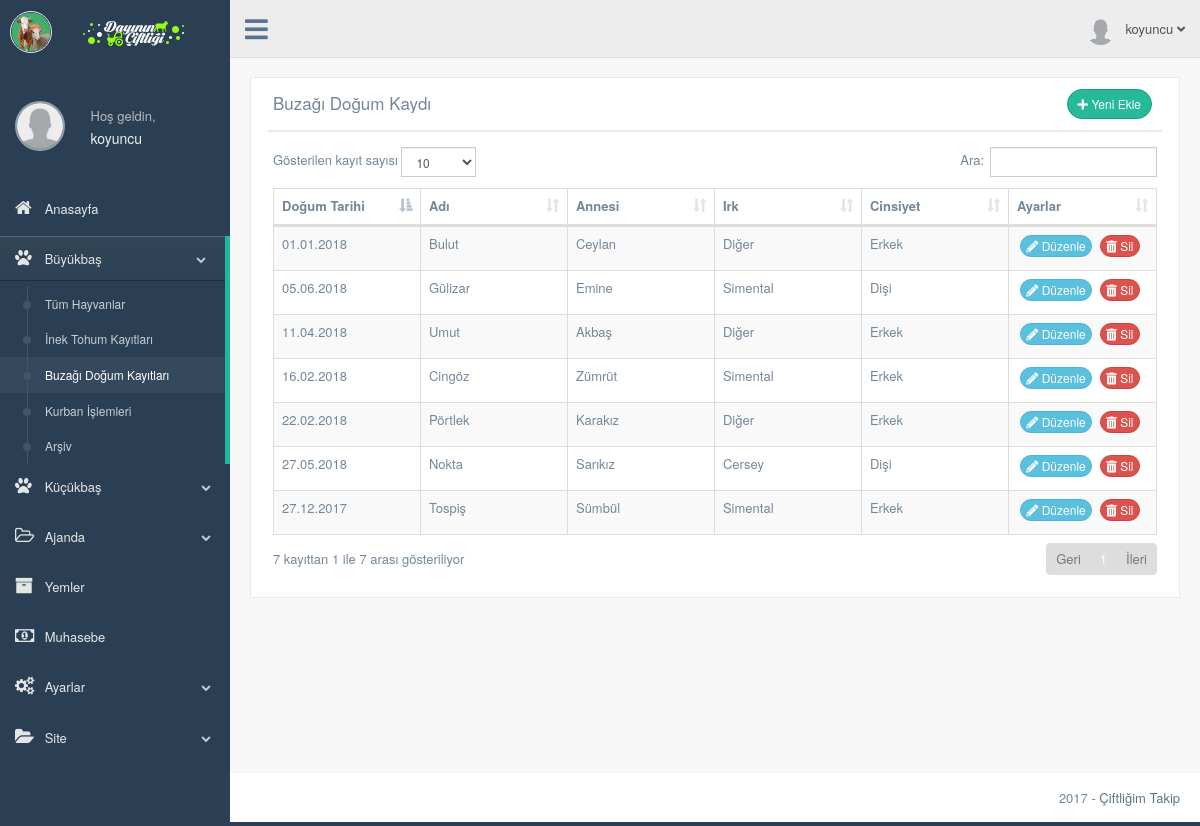
The app's page /production/buzagi-dogum.php (signed in) with its own data.
### tables this page shows
CREATE TABLE `kullanici` (
  `kullanici_id` int(11) NOT NULL,
  `kullanici_adi` varchar(50) NOT NULL,
  `kullanici_sifre` varchar(50) NOT NULL,
  `kullanici_adsoyad` varchar(50) NOT NULL DEFAULT 'Ad Soyad',
  `kullanici_eposta` varchar(50) NOT NULL,
  `kullanici_gorsel` varchar(250) NOT NULL DEFAULT 'images/kullanici/kullanici.png',
  `kullanici_kayittarihi` datetime NOT NULL,
  `kullanici_yetki` int(1) NOT NULL DEFAULT '2',
  `kullanici_durum` int(1) NOT NULL
);

CREATE TABLE `hayvan` (
  `hayvan_id` int(11) NOT NULL,
  `kullanici_id` int(11) NOT NULL,
  `hayvan_kupeno` varchar(50) NOT NULL,
  `hayvan_adi` varchar(25) DEFAULT NULL,
  `hayvan_irk` int(2) DEFAULT NULL,
  `hayvan_cinsiyet` int(1) DEFAULT NULL,
  `hayvan_kayittarihi` datetime NOT NULL DEFAULT CURRENT_TIMESTAMP,
  `hayvan_dogumtarihi` date DEFAULT NULL,
  `hayvan_olumtarihi` date DEFAULT NULL,
  `hayvan_alistarihi` date DEFAULT NULL,
  `hayvan_satistarihi` date DEFAULT NULL,
  `hayvan_alisfiyati` decimal(10,2) DEFAULT NULL,
  `hayvan_satisfiyati` decimal(10,2) DEFAULT NULL,
  `hayvan_rasyon` int(11) DEFAULT NULL,
  `hayvan_bakim` int(11) DEFAULT NULL,
  `hayvan_not` int(11) DEFAULT NULL,
  `ana_id` int(1) DEFAULT NULL,
  `buzagi_goster` int(1) DEFAULT '0',
  `hayvan_durum` int(11) DEFAULT '1'
);

CREATE TABLE `irk` (
  `irk_id` int(2) NOT NULL,
  `irk_adi` varchar(25) NOT NULL,
  `irk_ozellikleri` int(2) DEFAULT NULL
);

### production/buzagi-dogum.php (the view, shortened to what this page needs)
<?php
    include 'header.php';
    $hayvansorgu=$db->prepare("SELECT * FROM hayvan WHERE kullanici_id=:id and buzagi_goster=1 ORDER BY hayvan_kayittarihi ASC");
    $hayvansorgu->execute(array(
        'id' => $kullanici_id
        ));
    $irksorgu=$db->prepare("SELECT * FROM irk WHERE irk_id=:id");
?>
        <div class="right_col" role="main">
          <div class="">
            <div class="page-title">
              <div class="title_left">
              </div>
            </div>
            <div class="clearfix"></div>
            <div class="row">
              <div class="col-md-12 col-sm-12 col-xs-12">
                <div class="x_panel">
                  <div class="x_title">
                    <h2>Buzağı Doğum Kaydı</h2>
                    <div class=" text-right">
                      <a href="buzagi-dogum-ekle.php" class="btn btn-round btn-success btn-sm"><i class="fa fa-plus" aria-hidden="true"></i> Yeni Ekle</a>
                    </div>
                  </div>
                  <div class="x_content">
                    <table id="datatable" class="table table-striped table-bordered">
                      <thead>
                        <tr>
                          <th class="">Doğum Tarihi</th>
                          <th class="">Adı</th>
                          <th class="">Annesi</th>
                          <th class="">Irk</th>
                          <th class="">Cinsiyet</th>
                          <th class="">Ayarlar</th>
                        </tr>
                      </thead>
                      <tbody>
                      <?php while ($hayvancek=$hayvansorgu->fetch(PDO::FETCH_ASSOC)) { ?>
                        <tr>
                          <td class="col-md-2 col-sm-2">
                            <?php
                                echo date("d.m.Y", strtotime($hayvancek["hayvan_dogumtarihi"]));
                            ?>
                          </td>
                          <td class="col-md-2 col-sm-2 col-xs-12">
                            <?php
                                echo $hayvancek['hayvan_adi'];
                            ?>
                          </td>
                          <td class="col-md-2 col-sm-2 col-xs-12">
                            <?php
                              $ana_id = $hayvancek['ana_id'];
                              $anasorgu=$db->prepare("SELECT * FROM hayvan WHERE hayvan_id=:id");
                              $anasorgu->execute(array(
                                  'id' => $ana_id
                                  ));
                              $anacek=$anasorgu->fetch(PDO::FETCH_ASSOC);
                              echo $anacek['hayvan_adi'];
                            ?>
                          </td>
                          <td class="col-md-2 col-sm-2 col-xs-12">
                          <?php
                            $irksorgu->execute(array(
                              'id' => $hayvancek['hayvan_irk']
                              ));
                            $irkcek=$irksorgu->fetch(PDO::FETCH_ASSOC);
                            echo $irkcek['irk_adi'];
                          ?>
                          </td>
                          <td class="col-md-2 col-sm-2 col-xs-12">
                          <?php
                            if($hayvancek['hayvan_cinsiyet']=='1'){
                              echo "Erkek";
                            }else{
                              echo "Dişi";
                            }
                          ?>
                          </td>
                          <td class="text-center">
                            <a href="buzagi-dogum-duzenle.php?hayvan_id=<?php echo $hayvancek['hayvan_id']; ?>" class="btn btn-round btn-info btn-xs"><i class="fa fa-pencil-alt" aria-hidden="true"></i> Düzenle</a>
                            <a href="../islem.php?buzagisil=true&hayvan_id=<?php echo $hayvancek['hayvan_id']; ?>" class="btn btn-round btn-danger btn-xs"><i class="fa fa-trash-alt" aria-hidden="true"></i> Sil</a>
                          </td>
                        </tr>
                       <?php } ?>
                      </tbody>
                    </table>
                  </div>
                </div>
              </div>
            </div>
          </div>
        </div>
        <?php include 'footer.php'; ?>

### production/header.php (shortened to what this page needs)
<?php
  include '../baglan.php';
  $kullanicisorgu=$db->prepare("SELECT * FROM kullanici WHERE kullanici_adi=:kullanici");
  $kullanicisorgu->execute(array(
        'kullanici' => $_SESSION['kullanici_adi']
      ));
  $kullanicicek=$kullanicisorgu->fetch(PDO::FETCH_ASSOC);
 ?>
<!DOCTYPE html>
<html lang="tr">
  <head>
    <link href="../vendors/bootstrap/dist/css/bootstrap.min.css" rel="stylesheet">
    <link href="../vendors/font-awesome/css/font-awesome.min.css" rel="stylesheet">
    <link rel="stylesheet" href="https://use.fontawesome.com/releases/v5.0.13/css/all.css">
    <link rel="stylesheet" href="css/style-print.css" media="print" type="text/css">
    <link href="../vendors/nprogress/nprogress.css" rel="stylesheet">
    <link href="../vendors/iCheck/skins/flat/green.css" rel="stylesheet">
    <link href="../vendors/malihu-custom-scrollbar-plugin/jquery.mCustomScrollbar.min.css" rel="stylesheet"/>
    <link href="../vendors/datatables.net-bs/css/dataTables.bootstrap.min.css" rel="stylesheet">
    <link href="../vendors/datatables.net-buttons-bs/css/buttons.bootstrap.min.css" rel="stylesheet">
    <link href="../vendors/datatables.net-fixedheader-bs/css/fixedHeader.bootstrap.min.css" rel="stylesheet">
    <link href="../vendors/datatables.net-responsive-bs/css/responsive.bootstrap.min.css" rel="stylesheet">
    <link href="../vendors/datatables.net-scroller-bs/css/scroller.bootstrap.min.css" rel="stylesheet">
    <link href="../build/css/custom.min.css" rel="stylesheet">
    <link href="../build/css/main.css" rel="stylesheet">
  </head>
  <body class="nav-md">
    <div class="container body">
      <div class="main_container">
        <div class="col-md-3 left_col menu_fixed">
          <div class="left_col scroll-view">
            <div class="navbar nav_title" style="border: 0;">
              <a href="index.html" class="site_title"><i class="fa"><img src="../images/eks-genel/eks-logo-ikon.png" width="40px" height="auto" alt=""></i> <span><img src="images/logo.png" style="margin-left:20px"alt=""></span></a>
            </div>
            <?php include 'sidebar.php'; ?>
        <div class="top_nav"  id="yazdirma">
          <div class="nav_menu">
            <nav class="">
              <div class="nav toggle">
                <a id="menu_toggle"><i class="fa fa-bars"></i></a>
              </div>
              <ul class="nav navbar-nav navbar-right">
                <li class="">
                  <a href="javascript:;" class="user-profile dropdown-toggle" data-toggle="dropdown" aria-expanded="false">
                    <img src="<?php echo $kullanicicek['kullanici_gorsel']; ?>" alt=""><?php echo $_SESSION['kullanici_adi'] ?>
                    <span class=" fa fa-angle-down"></span>
                  </a>
                </li>
              </ul>
            </nav>
          </div>
        </div>

### production/sidebar.php (shortened to what this page needs)
<br>
            <div class="profile clearfix">
              <div class="profile_pic text-center" style="margin-top: 25px; ">
                <a href="profil.php"><img src="<?php echo $kullanicicek['kullanici_gorsel']; ?>" alt="" style="width: 50px; height: 50px; max-width: 50px; max-height: 50px; -webkit-border-radius: 50%; -moz-border-radius: 50%; border-radius: 50%; border: 2px solid rgba(255,255,255,0.5);" ></a>
              </div>
              <div class="profile_info">
                <span>Hoş geldin,</span>
                <a href="profil.php"><h2><?php echo $_SESSION['kullanici_adi'] ?></h2></a>
              </div>
              <div class="clearfix"></div>
            </div>
            <br />
            <div id="sidebar-menu" class="main_menu_side hidden-print main_menu">
              <div class="menu_section">
                <ul class="nav side-menu">
                  <li><a href="index.php"><i class="fa fa-home"></i> Anasayfa </a>
                  </li>
                  <li><a><i class="fa fa-paw"></i> Büyükbaş <span class="fa fa-chevron-down"></span></a>
                    <ul class="nav child_menu">
                      <li><a href="hayvanlar.php">Tüm Hayvanlar</a></li>
                      <li><a href="inek-tohum.php">İnek Tohum Kayıtları</a></li>
                      <li><a href="buzagi-dogum.php">Buzağı Doğum Kayıtları</a></li>
                      <li><a href="kurban.php">Kurban İşlemleri</a></li>
                      <li><a href="hayvan-arsiv.php">Arşiv</a></li>
                    </ul>
                  </li>
                  <li><a><i class="fa fa-paw"></i> Küçükbaş <span class="fa fa-chevron-down"></span></a>
                  </li>
                  <li><a><i class="fa fa-folder-open-o"></i> Ajanda <span class="fa fa-chevron-down"></span></a>
                  </li>
                  <li><a href="yem.php"><i class="fa fa-archive"></i> Yemler </a>
                  </li>
                  <li><a href="muhasebe.php"><i class="fa fa-money"></i> Muhasebe </a>
                  </li>
                  <li><a><i class="fa fa-cogs"></i> Ayarlar <span class="fa fa-chevron-down"></span></a>
                  </li>
                  <li><a><i class="fa fa-folder-open"></i> Site <span class="fa fa-chevron-down"></span></a>
                  </li>
                </ul>
              </div>
            </div>
          </div>
        </div>

### build/css/main.css (style rules this page uses)
.site_title i { border: 1px solid #EAEAEA; padding: 0px 0px !important; border-radius: 50% }

### records on screen
kullanici: kullanici_gorsel (placeholder picture)
hayvan: hayvan_dogumtarihi "16.02.2018", hayvan_adi "Cingöz", hayvan.hayvan_adi "Zümrüt", irk.irk_adi "Simental", hayvan_cinsiyet "Erkek"
hayvan: hayvan_dogumtarihi "27.12.2017", hayvan_adi "Tospiş", hayvan.hayvan_adi "Sümbül", irk.irk_adi "Simental", hayvan_cinsiyet "Erkek"
hayvan: hayvan_dogumtarihi "11.04.2018", hayvan_adi "Umut", hayvan.hayvan_adi "Akbaş", irk.irk_adi "Diğer", hayvan_cinsiyet "Erkek"
hayvan: hayvan_dogumtarihi "05.06.2018", hayvan_adi "Gülizar", hayvan.hayvan_adi "Emine", irk.irk_adi "Simental", hayvan_cinsiyet "Dişi"
hayvan: hayvan_dogumtarihi "01.01.2018", hayvan_adi "Bulut", hayvan.hayvan_adi "Ceylan", irk.irk_adi "Diğer", hayvan_cinsiyet "Erkek"
hayvan: hayvan_dogumtarihi "27.05.2018", hayvan_adi "Nokta", hayvan.hayvan_adi "Sarıkız", irk.irk_adi "Cersey", hayvan_cinsiyet "Dişi"
hayvan: hayvan_dogumtarihi "22.02.2018", hayvan_adi "Pörtlek", hayvan.hayvan_adi "Karakız", irk.irk_adi "Diğer", hayvan_cinsiyet "Erkek"

### other values on screen
$_SESSION['kullanici_adi'] "koyuncu"
